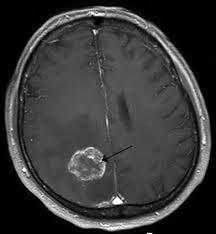
%> input picture 2.jpg, 216 x 234 px
$ octave detect_tumor.m   (GNU Octave 9; MATLAB toolbox functions it lacks are replaced by stand-ins)
%> lines starting %> are read from the running program, lines starting %| are printed output that depends on the picture; in (x1, y1, x2, y2) boxes, pixels count from 0 and x2, y2 are one past the last pixel; in counts of white or black regions, pixels touching at a corner belong together; the program's own positions count from 1
close all
clc
clear all
[filename,pathname] = uigetfile({'*.*';'*.bmp';'*.tif';'*.gif';'*.png'},'Pick an Image File');
%> the answer given: 2.jpg
I = imread([pathname,filename]);
%> I is the input picture: size 234x216x3 uint8; min 0, max 255, mean 57.8
tum = I;
figure, imshow(I); title('Brain MRI Image');
I = imresize(I,[200,200]);
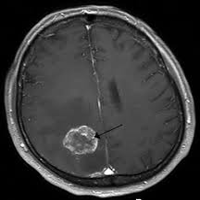
%> I: size 200x200x3 uint8; min 0, max 255, mean 57.8
gray = rgb2gray(I);
img = im2bw(I,0.6);
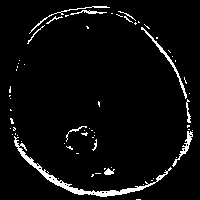
%> img: size 200x200 logical; 4.6% white in thin lines or dots, all inside (x1, y1, x2, y2) = (9, 6, 193, 200)
figure, imshow(img);title('Thresholded Image');
cform = makecform('srgb2lab');
lab_he = applycform(I,cform);
%> lab_he: size 200x200x3 uint8; mean of channels 1, 2, 3 61.6, 128, 128
ab = double(lab_he(:,:,2:3));
nrows = size(ab,1);
%> nrows = 200
ncols = size(ab,2);
%> ncols = 200
ab = reshape(ab,nrows*ncols,2);
nColors = 1;
[cluster_idx cluster_center] = kmeans(ab,nColors,'distance','sqEuclidean', ...
                                      'Replicates',1);
%> cluster_center = [128 128]
                                  pixel_labels = reshape(cluster_idx,nrows,ncols);
%> pixel_labels: size 200x200 double; every value is 1
segmented_images = cell(1,3);

rgb_label = repmat(pixel_labels,[1,1,3]);
%> rgb_label: size 200x200x3 double; every value is 1

for k = 1:nColors
    colors = I;
    colors(rgb_label ~= k) = 0;
    segmented_images{k} = colors;
end
%> after the loop, segmented_images = 3 items

figure, imshow(segmented_images{1});title('Objects in Cluster 1');

seg_img = im2bw(segmented_images{1});
%> seg_img: size 200x200 logical; 7.9% white; 30 white regions (20 under 20 px), largest, box (x1, y1, x2, y2) and area: (8, 6, 195, 197) 2515, (63, 125, 95, 145) 151, (153, 34, 193, 102) 121
figure, imshow(seg_img);title('Segmented Tumor');

x = double(seg_img);
m = size(seg_img,1);
%> m = 200
n = size(seg_img,2);
%> n = 200

signal1 = seg_img(:,:);
[cA1,cH1,cV1,cD1] = dwt2(signal1,'db4');
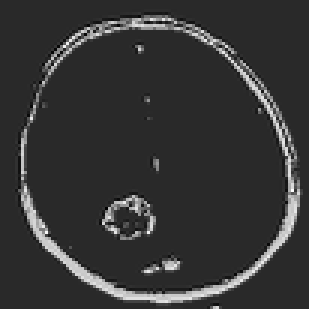
%> cA1: size 103x103 double (shown 3 times larger); min -0.515, max 2.63, mean 0.149; drawn with min black and max white
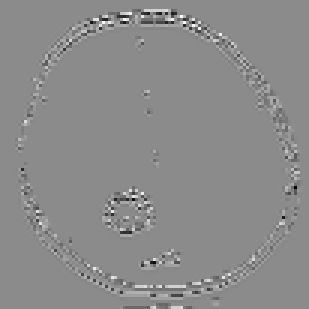
%> cH1: size 103x103 double (shown 3 times larger); min -1.38, max 1.14, mean 0.0011; drawn with min black and max white
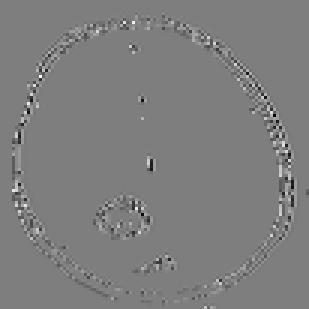
%> cV1: size 103x103 double (shown 3 times larger); min -1.21, max 1.22, mean -0.000314; drawn with min black and max white
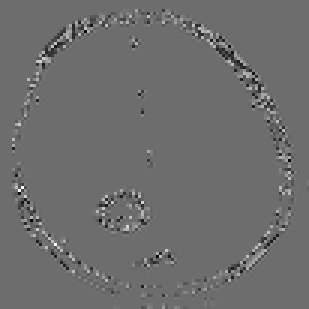
%> cD1: size 103x103 double (shown 3 times larger); min -0.718, max 0.951, mean 0.000294; drawn with min black and max white
[cA2,cH2,cV2,cD2] = dwt2(cA1,'db4');
[cA3,cH3,cV3,cD3] = dwt2(cA2,'db4');

DWT_feat = [cA3,cH3,cV3,cD3];
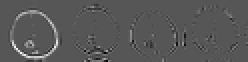
%> DWT_feat: size 31x124 double (shown 2 times larger); min -3.88, max 7.6, mean 0.101; drawn with min black and max white
G = pca(DWT_feat);
whos DWT_feat
whos G
g = graycomatrix(G);
%> g = [3255 154 45 13 2 0 0 0; 148 19 5 2 1 0 0 0; 52 6 0 0 0 0 0 0; 11 3 1 0 0 0 0 0; 3 0 0 0 0 0 0 0; 0 0 0 0 0 0 0 0; 0 0 0 0 0 0 0 0; 0 0 0 0 0 0 0 0]
stats = graycoprops(g,'Contrast Correlation Energy Homogeneity');
%> stats = {Contrast 0.276}
Contrast = stats.Contrast;
%> Contrast = 0.276
%> (the run ends here)

$ run again, on 8.jpg
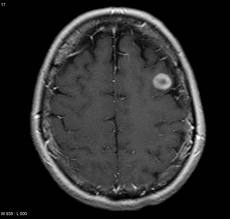
%> input picture 8.jpg, 230 x 219 px
%> I is the input picture: size 219x230x3 uint8; min 0, max 255, mean 44.9
%> I: size 200x200x3 uint8
%> `img = im2bw(I,0.6);`:
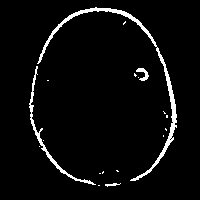
%> img: size 200x200 logical; 4.2% white; 18 white regions (14 under 20 px), largest, box (x1, y1, x2, y2) and area: (37, 7, 177, 181) 1106, (29, 66, 96, 185) 423, (136, 68, 149, 81) 78, (105, 183, 121, 187) 32
%> lab_he: size 200x200x3 uint8; mean of channels 1, 2, 3 47.7, 128, 128
%> cluster_center = [128 128]
%> pixel_labels: size 200x200 double; every value is 1
%> rgb_label: size 200x200x3 double; every value is 1
%> after the loop `for k = 1:nColors`: segmented_images = 3 items
%> seg_img: size 200x200 logical; 6.4% white; 33 white regions (30 under 20 px), largest, box (x1, y1, x2, y2) and area: (28, 7, 178, 187) 2234, (133, 67, 149, 82) 150, (162, 109, 169, 122) 29
%> `DWT_feat = [cA3,cH3,cV3,cD3];`:
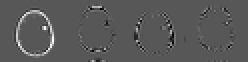
%> DWT_feat: size 31x124 double (shown 2 times larger); min -3.24, max 6.21, mean 0.0799; drawn with min black and max white
%> g = [3280 144 37 10 3 3 0 0; 144 21 8 1 0 0 0 0; 36 8 3 2 0 0 0 0; 11 2 1 0 0 0 0 0; 3 0 0 0 0 0 0 0; 3 0 0 0 0 0 0 0; 0 0 0 0 0 0 0 0; 0 0 0 0 0 0 0 0]
%> stats = {Contrast 0.281}
%> Contrast = 0.281
